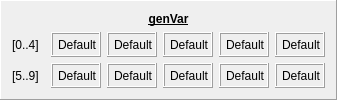
    <widget class="QFrame" name="frame">
     <property name="sizePolicy">
      <sizepolicy hsizetype="Expanding" vsizetype="Expanding">
       <horstretch>0</horstretch>
       <verstretch>0</verstretch>
      </sizepolicy>
     </property>
     <property name="frameShape">
      <enum>QFrame::Panel</enum>
     </property>
     <property name="frameShadow">
      <enum>QFrame::Raised</enum>
     </property>
     <layout class="QHBoxLayout" name="horizontalLayout_2">
      <item>
       <layout class="QGridLayout" name="gridLayout_5">
        <item row="2" column="2">
         <widget class="QLabel" name="dispGV5">
          <property name="sizePolicy">
           <sizepolicy hsizetype="Expanding" vsizetype="Expanding">
            <horstretch>0</horstretch>
            <verstretch>0</verstretch>
           </sizepolicy>
          </property>
          <property name="minimumSize">
           <size>
            <width>50</width>
            <height>22</height>
           </size>
          </property>
          <property name="maximumSize">
           <size>
            <width>200</width>
            <height>16777215</height>
           </size>
          </property>
          <property name="baseSize">
           <size>
            <width>50</width>
            <height>0</height>
           </size>
          </property>
          <property name="autoFillBackground">
           <bool>false</bool>
          </property>
          <property name="frameShape">
           <enum>QFrame::Box</enum>
          </property>
          <property name="frameShadow">
           <enum>QFrame::Raised</enum>
          </property>
          <property name="lineWidth">
           <number>1</number>
          </property>
          <property name="text">
           <string>Default</string>
          </property>
          <property name="alignment">
           <set>Qt::AlignRight|Qt::AlignTrailing|Qt::AlignVCenter</set>
          </property>
         </widget>
        </item>
        <item row="1" column="6">
         <widget class="QLabel" name="dispGV4">
          <property name="sizePolicy">
           <sizepolicy hsizetype="Expanding" vsizetype="Expanding">
            <horstretch>0</horstretch>
            <verstretch>0</verstretch>
           </sizepolicy>
          </property>
          <property name="minimumSize">
           <size>
            <width>50</width>
            <height>22</height>
           </size>
          </property>
          <property name="maximumSize">
           <size>
            <width>200</width>
            <height>16777215</height>
           </size>
          </property>
          <property name="baseSize">
           <size>
            <width>50</width>
            <height>0</height>
           </size>
          </property>
          <property name="autoFillBackground">
           <bool>false</bool>
          </property>
          <property name="frameShape">
           <enum>QFrame::Box</enum>
          </property>
          <property name="frameShadow">
           <enum>QFrame::Raised</enum>
          </property>
          <property name="lineWidth">
           <number>1</number>
          </property>
          <property name="text">
           <string>Default</string>
          </property>
          <property name="alignment">
           <set>Qt::AlignRight|Qt::AlignTrailing|Qt::AlignVCenter</set>
          </property>
         </widget>
        </item>
        <item row="2" column="3">
         <widget class="QLabel" name="dispGV6">
          <property name="sizePolicy">
           <sizepolicy hsizetype="Expanding" vsizetype="Expanding">
            <horstretch>0</horstretch>
            <verstretch>0</verstretch>
           </sizepolicy>
          </property>
          <property name="minimumSize">
           <size>
            <width>50</width>
            <height>22</height>
           </size>
          </property>
          <property name="maximumSize">
           <size>
            <width>200</width>
            <height>16777215</height>
           </size>
          </property>
          <property name="baseSize">
           <size>
            <width>50</width>
            <height>0</height>
           </size>
          </property>
          <property name="autoFillBackground">
           <bool>false</bool>
          </property>
          <property name="frameShape">
           <enum>QFrame::Box</enum>
          </property>
          <property name="frameShadow">
           <enum>QFrame::Raised</enum>
          </property>
          <property name="lineWidth">
           <number>1</number>
          </property>
          <property name="text">
           <string>Default</string>
          </property>
          <property name="alignment">
           <set>Qt::AlignRight|Qt::AlignTrailing|Qt::AlignVCenter</set>
          </property>
         </widget>
        </item>
        <item row="2" column="4">
         <widget class="QLabel" name="dispGV7">
          <property name="sizePolicy">
           <sizepolicy hsizetype="Expanding" vsizetype="Expanding">
            <horstretch>0</horstretch>
            <verstretch>0</verstretch>
           </sizepolicy>
          </property>
          <property name="minimumSize">
           <size>
            <width>50</width>
            <height>22</height>
           </size>
          </property>
          <property name="maximumSize">
           <size>
            <width>200</width>
            <height>16777215</height>
           </size>
          </property>
          <property name="baseSize">
           <size>
            <width>50</width>
            <height>0</height>
           </size>
          </property>
          <property name="autoFillBackground">
           <bool>false</bool>
          </property>
          <property name="frameShape">
           <enum>QFrame::Box</enum>
          </property>
          <property name="frameShadow">
           <enum>QFrame::Raised</enum>
          </property>
          <property name="lineWidth">
           <number>1</number>
          </property>
          <property name="text">
           <string>Default</string>
          </property>
          <property name="alignment">
           <set>Qt::AlignRight|Qt::AlignTrailing|Qt::AlignVCenter</set>
          </property>
         </widget>
        </item>
        <item row="1" column="5">
         <widget class="QLabel" name="dispGV3">
          <property name="sizePolicy">
           <sizepolicy hsizetype="Expanding" vsizetype="Expanding">
            <horstretch>0</horstretch>
            <verstretch>0</verstretch>
           </sizepolicy>
          </property>
          <property name="minimumSize">
           <size>
            <width>50</width>
            <height>22</height>
           </size>
          </property>
          <property name="maximumSize">
           <size>
            <width>200</width>
            <height>16777215</height>
           </size>
          </property>
          <property name="baseSize">
           <size>
            <width>50</width>
            <height>0</height>
           </size>
          </property>
          <property name="autoFillBackground">
           <bool>false</bool>
          </property>
          <property name="frameShape">
           <enum>QFrame::Box</enum>
          </property>
          <property name="frameShadow">
           <enum>QFrame::Raised</enum>
          </property>
          <property name="lineWidth">
           <number>1</number>
          </property>
          <property name="text">
           <string>Default</string>
          </property>
          <property name="alignment">
           <set>Qt::AlignRight|Qt::AlignTrailing|Qt::AlignVCenter</set>
          </property>
         </widget>
        </item>
        <item row="2" column="5">
         <widget class="QLabel" name="dispGV8">
          <property name="sizePolicy">
           <sizepolicy hsizetype="Expanding" vsizetype="Expanding">
            <horstretch>0</horstretch>
            <verstretch>0</verstretch>
           </sizepolicy>
          </property>
          <property name="minimumSize">
           <size>
            <width>50</width>
            <height>22</height>
           </size>
          </property>
          <property name="maximumSize">
           <size>
            <width>200</width>
            <height>16777215</height>
           </size>
          </property>
          <property name="baseSize">
           <size>
            <width>50</width>
            <height>0</height>
           </size>
          </property>
          <property name="autoFillBackground">
           <bool>false</bool>
          </property>
          <property name="frameShape">
           <enum>QFrame::Box</enum>
          </property>
          <property name="frameShadow">
           <enum>QFrame::Raised</enum>
          </property>
          <property name="lineWidth">
           <number>1</number>
          </property>
          <property name="text">
           <string>Default</string>
          </property>
          <property name="alignment">
           <set>Qt::AlignRight|Qt::AlignTrailing|Qt::AlignVCenter</set>
          </property>
         </widget>
        </item>
        <item row="2" column="0">
         <widget class="QLabel" name="label_13">
          <property name="text">
           <string>[5..9]</string>
          </property>
         </widget>
        </item>
        <item row="1" column="4">
         <widget class="QLabel" name="dispGV2">
          <property name="sizePolicy">
           <sizepolicy hsizetype="Expanding" vsizetype="Expanding">
            <horstretch>0</horstretch>
            <verstretch>0</verstretch>
           </sizepolicy>
          </property>
          <property name="minimumSize">
           <size>
            <width>50</width>
            <height>22</height>
           </size>
          </property>
          <property name="maximumSize">
           <size>
            <width>200</width>
            <height>16777215</height>
           </size>
          </property>
          <property name="baseSize">
           <size>
            <width>50</width>
            <height>0</height>
           </size>
          </property>
          <property name="autoFillBackground">
           <bool>false</bool>
          </property>
          <property name="frameShape">
           <enum>QFrame::Box</enum>
          </property>
          <property name="frameShadow">
           <enum>QFrame::Raised</enum>
          </property>
          <property name="lineWidth">
           <number>1</number>
          </property>
          <property name="text">
           <string>Default</string>
          </property>
          <property name="alignment">
           <set>Qt::AlignRight|Qt::AlignTrailing|Qt::AlignVCenter</set>
          </property>
         </widget>
        </item>
        <item row="1" column="3">
         <widget class="QLabel" name="dispGV1">
          <property name="sizePolicy">
           <sizepolicy hsizetype="Expanding" vsizetype="Expanding">
            <horstretch>0</horstretch>
            <verstretch>0</verstretch>
           </sizepolicy>
          </property>
          <property name="minimumSize">
           <size>
            <width>50</width>
            <height>22</height>
           </size>
          </property>
          <property name="maximumSize">
           <size>
            <width>200</width>
            <height>16777215</height>
           </size>
          </property>
          <property name="baseSize">
           <size>
            <width>50</width>
            <height>0</height>
           </size>
          </property>
          <property name="autoFillBackground">
           <bool>false</bool>
          </property>
          <property name="frameShape">
           <enum>QFrame::Box</enum>
          </property>
          <property name="frameShadow">
           <enum>QFrame::Raised</enum>
          </property>
          <property name="lineWidth">
           <number>1</number>
          </property>
          <property name="text">
           <string>Default</string>
          </property>
          <property name="alignment">
           <set>Qt::AlignRight|Qt::AlignTrailing|Qt::AlignVCenter</set>
          </property>
         </widget>
        </item>
        <item row="1" column="2">
         <widget class="QLabel" name="dispGV0">
          <property name="sizePolicy">
           <sizepolicy hsizetype="Expanding" vsizetype="Expanding">
            <horstretch>0</horstretch>
            <verstretch>0</verstretch>
           </sizepolicy>
          </property>
          <property name="minimumSize">
           <size>
            <width>50</width>
            <height>22</height>
           </size>
          </property>
          <property name="maximumSize">
           <size>
            <width>200</width>
            <height>16777215</height>
           </size>
          </property>
          <property name="baseSize">
           <size>
            <width>50</width>
            <height>0</height>
           </size>
          </property>
          <property name="autoFillBackground">
           <bool>false</bool>
          </property>
          <property name="frameShape">
           <enum>QFrame::Box</enum>
          </property>
          <property name="frameShadow">
           <enum>QFrame::Raised</enum>
          </property>
          <property name="lineWidth">
           <number>1</number>
          </property>
          <property name="text">
           <string>Default</string>
          </property>
          <property name="alignment">
           <set>Qt::AlignRight|Qt::AlignTrailing|Qt::AlignVCenter</set>
          </property>
         </widget>
        </item>
        <item row="1" column="0">
         <widget class="QLabel" name="label_12">
          <property name="text">
           <string>[0..4]</string>
          </property>
         </widget>
        </item>
        <item row="2" column="6">
         <widget class="QLabel" name="dispGV9">
          <property name="sizePolicy">
           <sizepolicy hsizetype="Expanding" vsizetype="Expanding">
            <horstretch>0</horstretch>
            <verstretch>0</verstretch>
           </sizepolicy>
          </property>
          <property name="minimumSize">
           <size>
            <width>50</width>
            <height>22</height>
           </size>
          </property>
          <property name="maximumSize">
           <size>
            <width>200</width>
            <height>16777215</height>
           </size>
          </property>
          <property name="baseSize">
           <size>
            <width>50</width>
            <height>0</height>
           </size>
          </property>
          <property name="autoFillBackground">
           <bool>false</bool>
          </property>
          <property name="frameShape">
           <enum>QFrame::Box</enum>
          </property>
          <property name="frameShadow">
           <enum>QFrame::Raised</enum>
          </property>
          <property name="lineWidth">
           <number>1</number>
          </property>
          <property name="text">
           <string>Default</string>
          </property>
          <property name="alignment">
           <set>Qt::AlignRight|Qt::AlignTrailing|Qt::AlignVCenter</set>
          </property>
         </widget>
        </item>
        <item row="0" column="0" colspan="7">
         <widget class="QLabel" name="label_11">
          <property name="text">
           <string>&lt;html&gt;&lt;head/&gt;&lt;body&gt;&lt;p align=&quot;center&quot;&gt;&lt;span style=&quot; font-weight:600; text-decoration: underline;&quot;&gt;genVar&lt;/span&gt;&lt;/p&gt;&lt;/body&gt;&lt;/html&gt;</string>
          </property>
         </widget>
        </item>
       </layout>
      </item>
     </layout>
    </widget>
